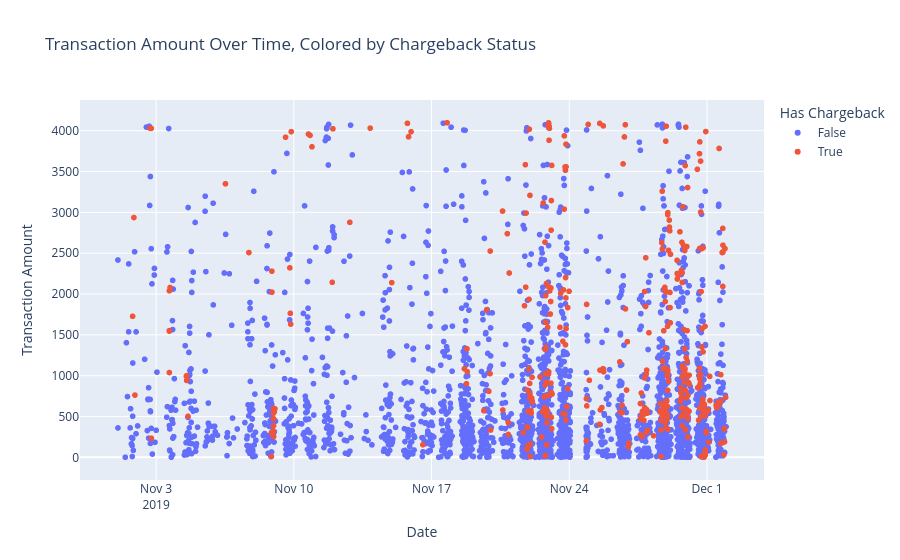

Write notebook code for a chart like this one.
### Markdown cell above
###transaction_date

### Code cell
# Convert 'transaction_date' to datetime objects for proper sorting and time-series analysis
df['transaction_date'] = pd.to_datetime(df['transaction_date'])

# Sort the DataFrame by 'transaction_date'
df_sorted = df.sort_values(by='transaction_date').reset_index(drop=True)

# Create a scatter plot to visualize transaction amount over time, colored by chargeback status
fig = px.scatter(
    df_sorted,
    x='transaction_date',
    y='transaction_amount',
    color='has_cbk',
    title='Transaction Amount Over Time, Colored by Chargeback Status',
    labels={
        'transaction_date': 'Transaction Date',
        'transaction_amount': 'Transaction Amount',
        'has_cbk': 'Has Chargeback'
    },
    hover_data=['user_id', 'merchant_id']
)

fig.update_layout(xaxis_title='Date', yaxis_title='Transaction Amount')
fig.show()

print("\nNote: To analyze 'number of tries', we would need to derive a feature that counts consecutive transactions for a user or device within a specific time window, as this information is not directly present in the raw columns.")

### Figure 1 — Plotly figure (JSON) as saved in the notebook; plotly's stock layout.template omitted (floating-point values rounded to 4 significant figures; data arrays with more than 128 entries replaced by an {"elided": "..."} marker saying what was removed)
{"data": [{"customdata": {"elided": "2808x2 int values"}, "hovertemplate": "Has Chargeback=False<br>Transaction Date=%{x}<br>Transaction Amount=%{y}<br>user_id=%{customdata[0]}<br>merchant_id=%{customdata[1]}<extra></extra>", "legendgroup": "False", "marker": {"color": "#636efa", "symbol": "circle"}, "mode": "markers", "name": "False", "showlegend": true, "type": "scattergl", "x": {"elided": "2808 str values"}, "xaxis": "x", "y": {"elided": "2808 float values"}, "yaxis": "y"}, {"customdata": {"elided": "391x2 int values"}, "hovertemplate": "Has Chargeback=True<br>Transaction Date=%{x}<br>Transaction Amount=%{y}<br>user_id=%{customdata[0]}<br>merchant_id=%{customdata[1]}<extra></extra>", "legendgroup": "True", "marker": {"color": "#EF553B", "symbol": "circle"}, "mode": "markers", "name": "True", "showlegend": true, "type": "scattergl", "x": {"elided": "391 str values"}, "xaxis": "x", "y": {"elided": "391 float values"}, "yaxis": "y"}], "layout": {"legend": {"title": {"text": "Has Chargeback"}, "tracegroupgap": 0}, "title": {"text": "Transaction Amount Over Time, Colored by Chargeback Status"}, "xaxis": {"anchor": "y", "domain": [0, 1], "title": {"text": "Date"}}, "yaxis": {"anchor": "x", "domain": [0, 1], "title": {"text": "Transaction Amount"}}}}
